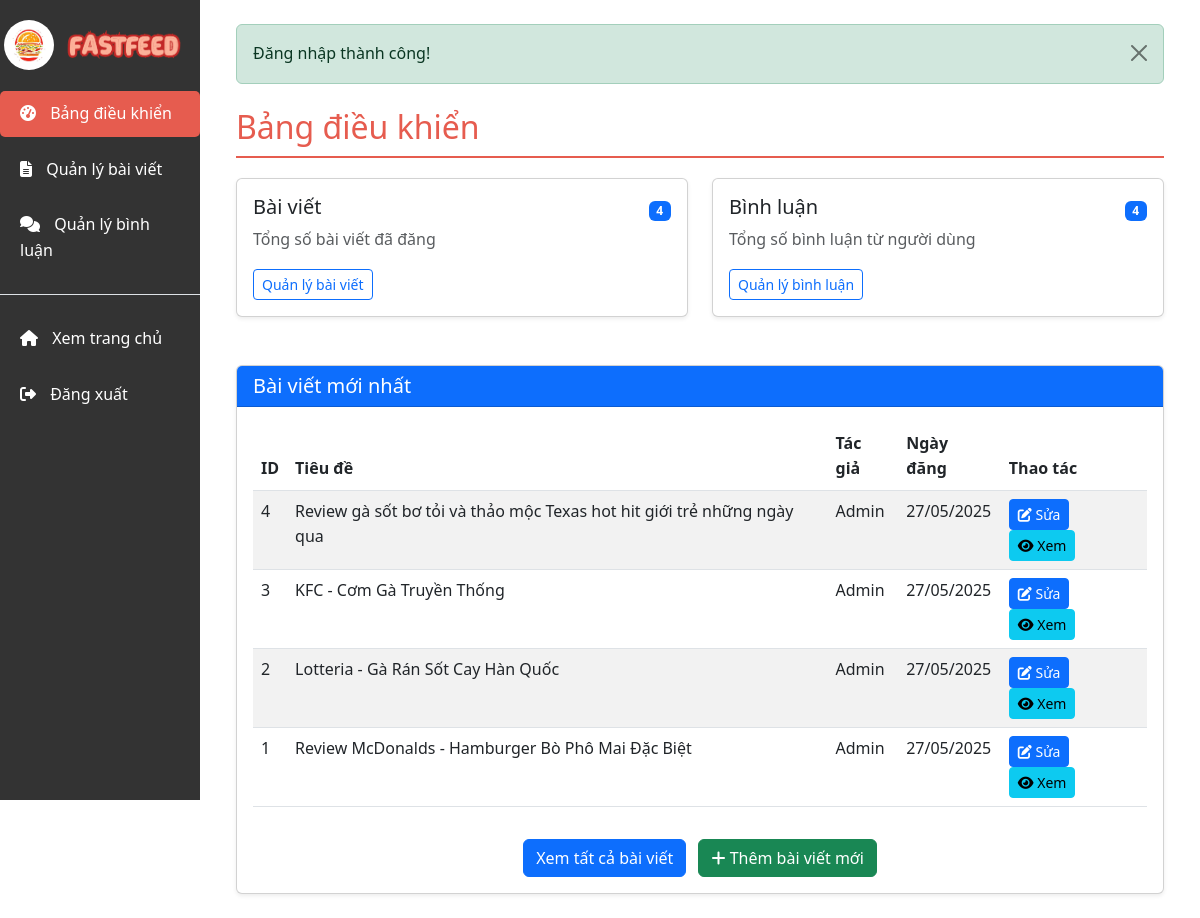
The page /admin/ (signed in) on the database its author committed.
### tables this page shows
CREATE TABLE `post` (
  `id` int NOT NULL,
  `name` varchar(255) NOT NULL,
  `content` text NOT NULL,
  `user_id` int NOT NULL,
  `image` varchar(255) DEFAULT NULL,
  `created_at` timestamp NOT NULL DEFAULT CURRENT_TIMESTAMP
);

CREATE TABLE `user` (
  `id` int NOT NULL,
  `fullname` varchar(100) NOT NULL,
  `email` varchar(100) NOT NULL,
  `password` varchar(255) NOT NULL,
  `role` enum('user','admin') NOT NULL DEFAULT 'user',
  `created_at` timestamp NOT NULL DEFAULT CURRENT_TIMESTAMP
);

### models/Post.php (called while the page is built, shortened)
<?php
class Post {
    private $conn;
    public function __construct($conn) {
        $this->conn = $conn;
    }
    public function getAllPosts() {
        $query = "SELECT p.*, u.fullname as author_name
                 FROM post p
                 JOIN user u ON p.user_id = u.id
                 ORDER BY p.created_at DESC";
        $result = $this->conn->query($query);
        $posts = [];
        while($row = $result->fetch_assoc()) {
            $posts[] = $row;
        }
        return $posts;
    }
    public function getLatestPosts($limit = 6) {
        $query = "SELECT p.*, u.fullname as author_name
                 FROM post p
                 JOIN user u ON p.user_id = u.id
                 ORDER BY p.created_at DESC
                 LIMIT ?";
        $stmt = $this->conn->prepare($query);
        $stmt->bind_param("i", $limit);
        $stmt->execute();
        $result = $stmt->get_result();
        $posts = [];
        while($row = $result->fetch_assoc()) {
            $posts[] = $row;
        }
        return $posts;
    }
}
?>

### models/Comment.php (called while the page is built, shortened)
<?php
class Comment {
    private $conn;
    public function __construct($conn) {
        $this->conn = $conn;
    }
    public function getAllComments() {
        $query = "SELECT c.*, u.fullname, p.name as post_name
                 FROM comments c
                 JOIN user u ON c.user_id = u.id
                 JOIN post p ON c.post_id = p.id
                 ORDER BY c.created_at DESC";
        $result = $this->conn->query($query);
        $comments = [];
        while($row = $result->fetch_assoc()) {
            $comments[] = $row;
        }
        return $comments;
    }
}
?>

### admin/index.php (the view, shortened to what this page needs)
<?php
require_once '../config/init.php';
$totalPosts = count($postModel->getAllPosts());
$totalComments = count($commentModel->getAllComments());
$latestPosts = $postModel->getLatestPosts(5);
include 'includes/header.php';
?>
<div class="container-fluid admin-content">
    <h2 class="admin-panel-title">Bảng điều khiển</h2>
    <div class="row">
        <div class="col-md-6 mb-4">
            <div class="card shadow-sm h-100">
                <div class="card-body">
                    <div class="d-flex justify-content-between">
                        <h5 class="card-title">Bài viết</h5>
                        <span class="badge bg-primary align-self-center"><?php echo $totalPosts; ?></span>
                    </div>
                    <p class="card-text text-muted">Tổng số bài viết đã đăng</p>
                    <a href="posts.php" class="btn btn-sm btn-outline-primary">Quản lý bài viết</a>
                </div>
            </div>
        </div>
        <div class="col-md-6 mb-4">
            <div class="card shadow-sm h-100">
                <div class="card-body">
                    <div class="d-flex justify-content-between">
                        <h5 class="card-title">Bình luận</h5>
                        <span class="badge bg-primary align-self-center"><?php echo $totalComments; ?></span>
                    </div>
                    <p class="card-text text-muted">Tổng số bình luận từ người dùng</p>
                    <a href="comments.php" class="btn btn-sm btn-outline-primary">Quản lý bình luận</a>
                </div>
            </div>
        </div>
    </div>
    <div class="card shadow-sm mt-4">
        <div class="card-header bg-primary text-white">
            <h5 class="mb-0">Bài viết mới nhất</h5>
        </div>
        <div class="card-body">
            <div class="table-responsive">
                <table class="table table-striped table-hover">
                    <thead>
                        <tr>
                            <th>ID</th>
                            <th>Tiêu đề</th>
                            <th>Tác giả</th>
                            <th>Ngày đăng</th>
                            <th>Thao tác</th>
                        </tr>
                    </thead>
                    <tbody>
                        <?php if(empty($latestPosts)): ?>
                            <tr>
                                <td colspan="5" class="text-center">Chưa có bài viết nào.</td>
                            </tr>
                        <?php else: ?>
                            <?php foreach($latestPosts as $post): ?>
                                <tr>
                                    <td><?php echo $post['id']; ?></td>
                                    <td><?php echo $post['name']; ?></td>
                                    <td><?php echo $post['author_name']; ?></td>
                                    <td><?php echo date('d/m/Y', strtotime($post['created_at'])); ?></td>
                                    <td>
                                        <a href="edit_post.php?id=<?php echo $post['id']; ?>" class="btn btn-sm btn-primary">
                                            <i class="fas fa-edit"></i> Sửa
                                        </a>
                                        <a href="../post.php?id=<?php echo $post['id']; ?>" class="btn btn-sm btn-info" target="_blank">
                                            <i class="fas fa-eye"></i> Xem
                                        </a>
                                    </td>
                                </tr>
                            <?php endforeach; ?>
                        <?php endif; ?>
                    </tbody>
                </table>
            </div>
            <div class="text-center mt-3">
                <a href="posts.php" class="btn btn-primary">Xem tất cả bài viết</a>
                <a href="create_post.php" class="btn btn-success ms-2">
                    <i class="fas fa-plus"></i> Thêm bài viết mới
                </a>
            </div>
        </div>
    </div>
</div>
<?php include 'includes/footer.php'; ?>

### admin/includes/header.php (shortened to what this page needs)
<!DOCTYPE html>
<html lang="vi">
<head>
    <link href="https://cdn.jsdelivr.net/npm/bootstrap@5.3.0/dist/css/bootstrap.min.css" rel="stylesheet">
    <link rel="stylesheet" href="https://cdnjs.cloudflare.com/ajax/libs/font-awesome/6.4.0/css/all.min.css">
    <link rel="stylesheet" href="<?php echo ROOT_URL; ?>assets/css/style.css">
</head>
<body>
    <div class="container-fluid">
        <div class="row">
            <div class="col-md-3 col-lg-2 d-md-block admin-sidebar">
                <div class="text-center">
                    <a href="<?php echo ROOT_URL; ?>" class="d-flex align-items-center justify-content-center mb-3">
                        <img src="<?php echo ROOT_URL; ?>assets/images/logo.jpg" alt="Web Logo" class="me-2 rounded-circle" style="height: 50px;">
                        <img src="<?php echo ROOT_URL; ?>assets/images/fastfeed.png" alt="FastFeed Logo" class="me-2" style="height: 40px;">
                    </a>
                </div>
                <div class="navbar-nav">
                    <a class="nav-link <?php echo basename($_SERVER['PHP_SELF']) == 'index.php' ? 'active' : ''; ?>" href="index.php">
                        <i class="fas fa-tachometer-alt"></i> Bảng điều khiển
                    </a>
                    <a class="nav-link <?php echo basename($_SERVER['PHP_SELF']) == 'posts.php' || basename($_SERVER['PHP_SELF']) == 'create_post.php' || basename($_SERVER['PHP_SELF']) == 'edit_post.php' ? 'active' : ''; ?>" href="posts.php">
                        <i class="fas fa-file-alt"></i> Quản lý bài viết
                    </a>
                    <a class="nav-link <?php echo basename($_SERVER['PHP_SELF']) == 'comments.php' ? 'active' : ''; ?>" href="comments.php">
                        <i class="fas fa-comments"></i> Quản lý bình luận
                    </a>
                    <div class="border-top my-3"></div>
                    <a class="nav-link" href="<?php echo ROOT_URL; ?>" target="_blank">
                        <i class="fas fa-home"></i> Xem trang chủ
                    </a>
                    <a class="nav-link" href="<?php echo ROOT_URL; ?>logout.php">
                        <i class="fas fa-sign-out-alt"></i> Đăng xuất
                    </a>
                </div>
            </div>
            <div class="col-md-9 col-lg-10 ms-sm-auto px-md-4 py-4">
                <div class="container-fluid mb-4">
                    <?php displayFlash(); ?>
                </div>

### config/init.php (shortened to what this page needs)
<?php
$conn = mysqli_connect(DB_HOST, DB_USER, DB_PASS, DB_NAME);
mysqli_set_charset($conn, "utf8mb4");
spl_autoload_register(function($className) {
    $file = ROOT_PATH . 'models/' . $className . '.php';
});
$postModel = new Post($conn);
$commentModel = new Comment($conn);
function displayFlash(){
    if(isset($_SESSION['flash'])){
        $flash = $_SESSION['flash'];
        echo '<div class="alert alert-'.$flash['type'].' alert-dismissible fade show" role="alert">
                '.$flash['message'].'
                <button type="button" class="btn-close" data-bs-dismiss="alert" aria-label="Close"></button>
              </div>';
    }
}
?>

### admin/includes/footer.php (shortened to what this page needs)
            </div>
        </div>
    </div>
</body>
</html>

### assets/css/style.css (style rules this page uses)
:root { --primary-color: #e65c4f; --secondary-color: #f0ad4e; --background-light: #fff5d4; --background-accent: #e57b5e; --text-dark: #333; --text-light: #fff; --border-color: #ddd; --shadow-color: rgba(0, 0, 0, 0.1); }
* { margin: 0; padding: 0; box-sizing: border-box; }
body { font-family: 'Segoe UI', Tahoma, Geneva, Verdana, sans-serif; line-height: 1.6; color: var(--text-dark); background-color: #fff; background-image: url('../images/pattern-bg.png'); background-repeat: repeat; }
a { color: var(--primary-color); text-decoration: none; transition: all 0.3s ease; }
img { max-width: 100%; }
.admin-sidebar { background-color: var(--text-dark); color: var(--text-light); height: 100vh; padding: 20px 0; position: sticky; top: 0; }
.admin-sidebar .nav-link { color: var(--text-light); padding: 10px 20px; margin: 5px 0; border-radius: 5px; transition: all 0.3s ease; }
.admin-sidebar .nav-link:hover, .admin-sidebar .nav-link.active { background-color: var(--primary-color); }
.admin-sidebar .nav-link i { margin-right: 10px; }
.admin-panel-title { border-bottom: 2px solid var(--primary-color); padding-bottom: 10px; margin-bottom: 20px; color: var(--primary-color); }

### rows shown on the page
post: id "4", name "Review gà sốt bơ tỏi và thảo mộc Texas hot hit giới trẻ những ngày qua", user.fullname "Admin", created_at "27/05/2025"
post: id "3", name "KFC - Cơm Gà Truyền Thống", user.fullname "Admin", created_at "27/05/2025"
post: id "2", name "Lotteria - Gà Rán Sốt Cay Hàn Quốc", user.fullname "Admin", created_at "27/05/2025"
post: id "1", name "Review McDonalds - Hamburger Bò Phô Mai Đặc Biệt", user.fullname "Admin", created_at "27/05/2025"

### other values the page prints
$flash['message'] "Đăng nhập thành công!"
$totalPosts "4"
$totalComments "4"
